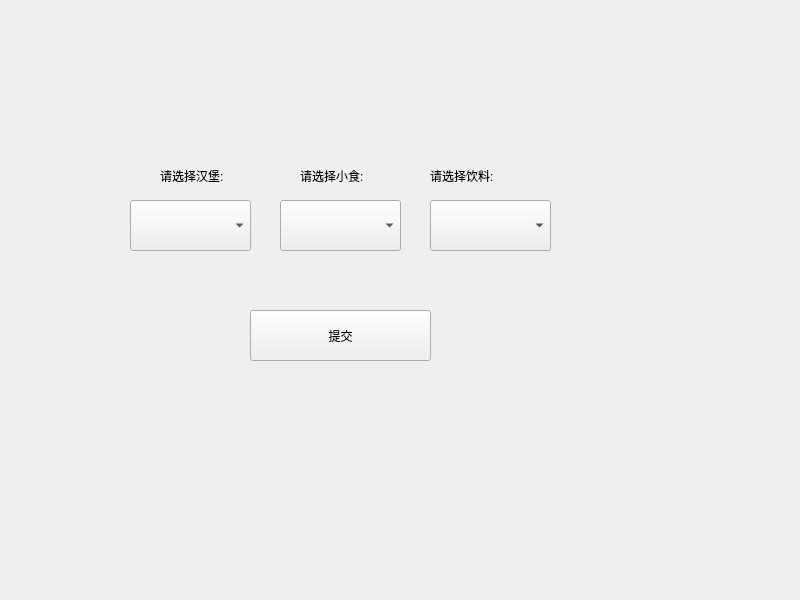
<?xml version="1.0" encoding="UTF-8"?>
<ui version="4.0">
 <class>Widget</class>
 <widget class="QWidget" name="Widget">
  <property name="geometry">
   <rect>
    <x>0</x>
    <y>0</y>
    <width>800</width>
    <height>600</height>
   </rect>
  </property>
  <property name="windowTitle">
   <string>Widget</string>
  </property>
  <widget class="QLabel" name="label">
   <property name="geometry">
    <rect>
     <x>160</x>
     <y>160</y>
     <width>131</width>
     <height>31</height>
    </rect>
   </property>
   <property name="text">
    <string>请选择汉堡: </string>
   </property>
  </widget>
  <widget class="QLabel" name="label_2">
   <property name="geometry">
    <rect>
     <x>300</x>
     <y>160</y>
     <width>131</width>
     <height>31</height>
    </rect>
   </property>
   <property name="text">
    <string>请选择小食: </string>
   </property>
  </widget>
  <widget class="QLabel" name="label_3">
   <property name="geometry">
    <rect>
     <x>430</x>
     <y>160</y>
     <width>131</width>
     <height>31</height>
    </rect>
   </property>
   <property name="text">
    <string>请选择饮料: </string>
   </property>
  </widget>
  <widget class="QComboBox" name="comboBox">
   <property name="geometry">
    <rect>
     <x>130</x>
     <y>200</y>
     <width>121</width>
     <height>51</height>
    </rect>
   </property>
  </widget>
  <widget class="QComboBox" name="comboBox_2">
   <property name="geometry">
    <rect>
     <x>280</x>
     <y>200</y>
     <width>121</width>
     <height>51</height>
    </rect>
   </property>
  </widget>
  <widget class="QComboBox" name="comboBox_3">
   <property name="geometry">
    <rect>
     <x>430</x>
     <y>200</y>
     <width>121</width>
     <height>51</height>
    </rect>
   </property>
  </widget>
  <widget class="QPushButton" name="pushButton">
   <property name="geometry">
    <rect>
     <x>250</x>
     <y>310</y>
     <width>181</width>
     <height>51</height>
    </rect>
   </property>
   <property name="text">
    <string>提交</string>
   </property>
  </widget>
 </widget>
 <resources/>
 <connections/>
</ui>
